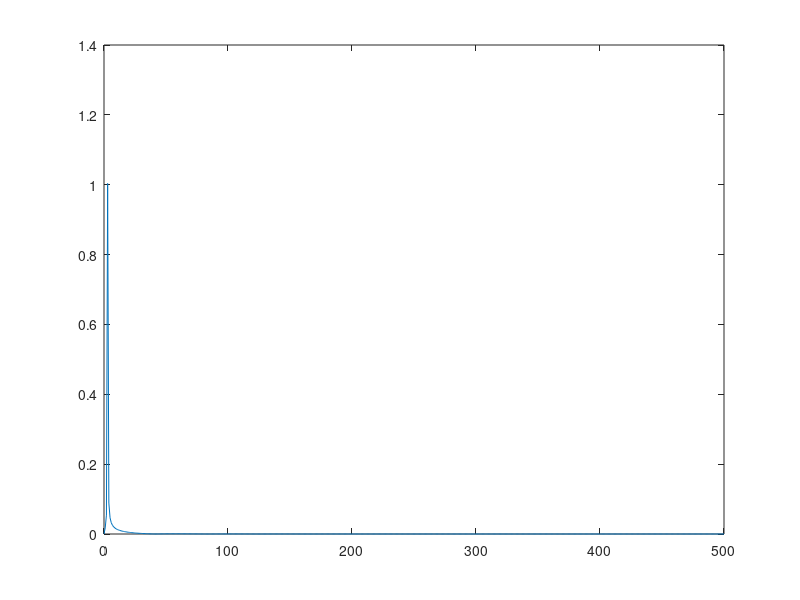

Recreate this plot in MATLAB.
Fs = 1000;
t = 0:1/Fs:1; t(end) =[];
L = length(t);
NFFT = 2^nextpow2(L);
plot(t);
f= 3;
y = sin(2*pi*t*f);plot(y);
ffty = fft(y, NFFT)/L;
f = Fs/2*linspace(0,1,NFFT/2+1);
plot(f,2*abs(ffty(1:NFFT/2+1))) 